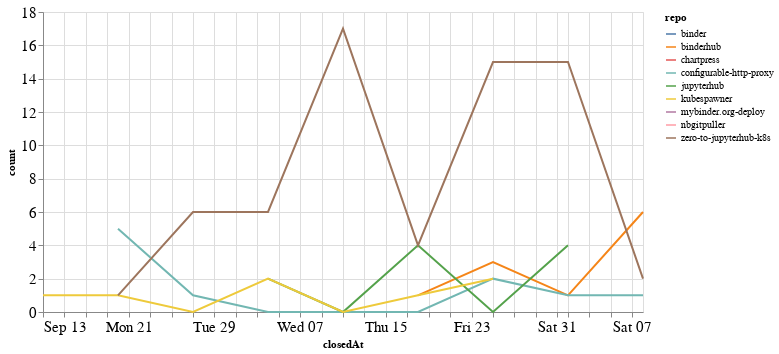

This figure's notebook cell:
### Code cell
closed_by_time = closed_by.groupby('repo').resample('W', on='closedAt').count()['author'].reset_index()
closed_by_time = closed_by_time.rename(columns={'author': 'count'})

alt.Chart(closed_by_time, width=600).mark_line().encode(
    x='closedAt',
    y='count',
    color='repo',
    tooltip="repo"
)

### Figure 1 — Vega-Lite specification as saved in the notebook (floating-point values rounded to 4 significant figures)
{"config": {"axisLeft": {"labelFontSize": 15}, "axisBottom": {"labelFontSize": 15}}, "data": {"name": "data-a17ebcd37791967c1094dd48315b5f3b"}, "mark": "line", "encoding": {"color": {"type": "nominal", "field": "repo"}, "tooltip": {"type": "nominal", "field": "repo"}, "x": {"type": "temporal", "field": "closedAt"}, "y": {"type": "quantitative", "field": "count"}}, "width": 600, "$schema": "https://vega.github.io/schema/vega-lite/v4.8.1.json", "datasets": {"data-a17ebcd37791967c1094dd48315b5f3b": [{"repo": "binder", "closedAt": "2020-10-18T00:00:00", "count": 1}, {"repo": "binderhub", "closedAt": "2020-10-18T00:00:00", "count": 1}, {"repo": "binderhub", "closedAt": "2020-10-25T00:00:00", "count": 3}, {"repo": "binderhub", "closedAt": "2020-11-01T00:00:00", "count": 1}, {"repo": "binderhub", "closedAt": "2020-11-08T00:00:00", "count": 6}, {"repo": "chartpress", "closedAt": "2020-11-08T00:00:00", "count": 2}, {"repo": "configurable-http-proxy", "closedAt": "2020-09-20T00:00:00", "count": 5}, {"repo": "configurable-http-proxy", "closedAt": "2020-09-27T00:00:00", "count": 1}, {"repo": "configurable-http-proxy", "closedAt": "2020-10-04T00:00:00", "count": 0}, {"repo": "configurable-http-proxy", "closedAt": "2020-10-11T00:00:00", "count": 0}, {"repo": "configurable-http-proxy", "closedAt": "2020-10-18T00:00:00", "count": 0}, {"repo": "configurable-http-proxy", "closedAt": "2020-10-25T00:00:00", "count": 2}, {"repo": "configurable-http-proxy", "closedAt": "2020-11-01T00:00:00", "count": 1}, {"repo": "configurable-http-proxy", "closedAt": "2020-11-08T00:00:00", "count": 1}, {"repo": "jupyterhub", "closedAt": "2020-10-04T00:00:00", "count": 2}, {"repo": "jupyterhub", "closedAt": "2020-10-11T00:00:00", "count": 0}, {"repo": "jupyterhub", "closedAt": "2020-10-18T00:00:00", "count": 4}, {"repo": "jupyterhub", "closedAt": "2020-10-25T00:00:00", "count": 0}, {"repo": "jupyterhub", "closedAt": "2020-11-01T00:00:00", "count": 4}, {"repo": "kubespawner", "closedAt": "2020-09-13T00:00:00", "count": 1}, {"repo": "kubespawner", "closedAt": "2020-09-20T00:00:00", "count": 1}, {"repo": "kubespawner", "closedAt": "2020-09-27T00:00:00", "count": 0}, {"repo": "kubespawner", "closedAt": "2020-10-04T00:00:00", "count": 2}, {"repo": "kubespawner", "closedAt": "2020-10-11T00:00:00", "count": 0}, {"repo": "kubespawner", "closedAt": "2020-10-18T00:00:00", "count": 1}, {"repo": "kubespawner", "closedAt": "2020-10-25T00:00:00", "count": 2}, {"repo": "mybinder.org-deploy", "closedAt": "2020-11-01T00:00:00", "count": 1}, {"repo": "nbgitpuller", "closedAt": "2020-10-04T00:00:00", "count": 2}, {"repo": "zero-to-jupyterhub-k8s", "closedAt": "2020-09-20T00:00:00", "count": 1}, {"repo": "zero-to-jupyterhub-k8s", "closedAt": "2020-09-27T00:00:00", "count": 6}, {"repo": "zero-to-jupyterhub-k8s", "closedAt": "2020-10-04T00:00:00", "count": 6}, {"repo": "zero-to-jupyterhub-k8s", "closedAt": "2020-10-11T00:00:00", "count": 17}, {"repo": "zero-to-jupyterhub-k8s", "closedAt": "2020-10-18T00:00:00", "count": 4}, {"repo": "zero-to-jupyterhub-k8s", "closedAt": "2020-10-25T00:00:00", "count": 15}, {"repo": "zero-to-jupyterhub-k8s", "closedAt": "2020-11-01T00:00:00", "count": 15}, {"repo": "zero-to-jupyterhub-k8s", "closedAt": "2020-11-08T00:00:00", "count": 2}]}}
